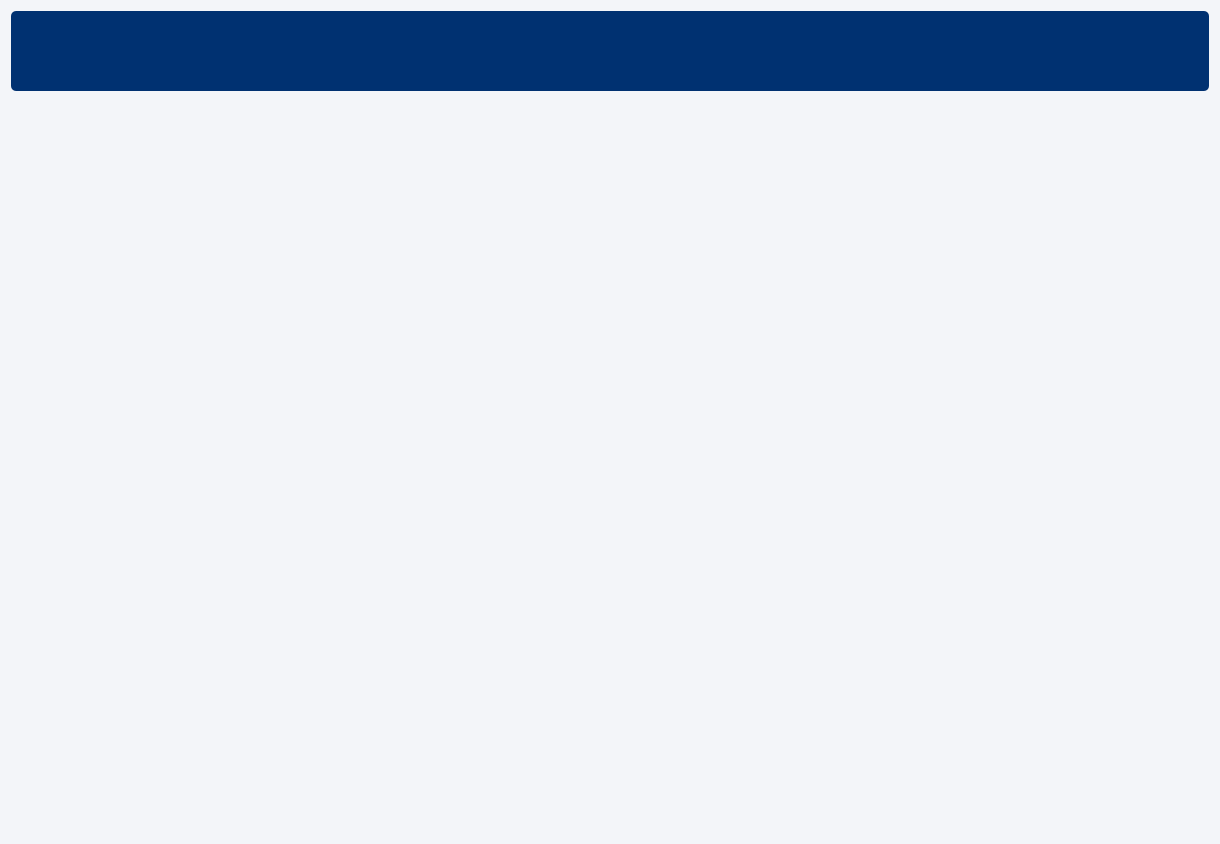
<?xml version="1.0" encoding="UTF-8"?>
<ui version="4.0">
 <class>Form</class>
 <widget class="QWidget" name="Form">
  <property name="geometry">
   <rect>
    <x>0</x>
    <y>0</y>
    <width>1220</width>
    <height>844</height>
   </rect>
  </property>
  <property name="windowTitle">
   <string>Form</string>
  </property>
  <property name="styleSheet">
   <string notr="true">
QWidget {
	background-color: rgb(243, 245, 249);
}
QPushButton, QToolButton, QCommandLinkButton{
    padding: 0 5px 0 5px;
    border-style: solid;
    border-top-color: qlineargradient(spread:pad, x1:0, y1:0, x2:0, y2:1, stop:0 #c1c9cf, stop:1 #d2d8dd);
    border-right-color: qlineargradient(spread:pad, x1:1, y1:0, x2:0, y2:0, stop:0 #c1c9cf, stop:1 #d2d8dd);
    border-bottom-color: qlineargradient(spread:pad, x1:0, y1:1, x2:0, y2:0, stop:0 #c1c9cf, stop:1 #d2d8dd);
    border-left-color: qlineargradient(spread:pad, x1:0, y1:0, x2:1, y2:0, stop:0 #c1c9cf, stop:1 #d2d8dd);
    border-width: 2px;
    border-radius: 8px;
    color: #616161;
    font-weight: bold;
    background-color: qlineargradient(spread:pad, x1:0.5, y1:0, x2:0.5, y2:1, stop:0 #fbfdfd, stop:0.5 #ffffff, stop:1 #fbfdfd);
}
QPushButton::default, QToolButton::default, QCommandLinkButton::default{
    border: 2px solid transparent;
    color: #FFFFFF;
    background-color: qlineargradient(spread:pad, x1:0.5, y1:0, x2:0.5, y2:1, stop:0 #84afe5, stop:1 #1168e4);
}
QPushButton:hover, QToolButton:hover, QCommandLinkButton:hover{
    color: #3d3d3d;
}
QPushButton:pressed, QToolButton:pressed, QCommandLinkButton:pressed{
    color: #aeaeae;
    background-color: qlineargradient(spread:pad, x1:0.5, y1:0, x2:0.5, y2:1, stop:0 #ffffff, stop:0.5 #fbfdfd, stop:1 #ffffff);
}
QPushButton:disabled, QToolButton:disabled, QCommandLinkButton:disabled{
    color: #616161;
    background-color: qlineargradient(spread:pad, x1:0.5, y1:0, x2:0.5, y2:1, stop:0 #dce7eb, stop:0.5 #e0e8eb, stop:1 #dee7ec);
}
QLineEdit, QTextEdit, QPlainTextEdit, QSpinBox, QDoubleSpinBox, QTimeEdit, QDateEdit, QDateTimeEdit {
    border-width: 2px;
    border-radius: 8px;
    border-style: solid;
    border-top-color: qlineargradient(spread:pad, x1:0.5, y1:1, x2:0.5, y2:0, stop:0 #c1c9cf, stop:1 #d2d8dd);
    border-right-color: qlineargradient(spread:pad, x1:0, y1:0, x2:1, y2:0, stop:0 #c1c9cf, stop:1 #d2d8dd);
    border-bottom-color: qlineargradient(spread:pad, x1:0.5, y1:0, x2:0.5, y2:1, stop:0 #c1c9cf, stop:1 #d2d8dd);
    border-left-color: qlineargradient(spread:pad, x1:1, y1:0, x2:0, y2:0, stop:0 #c1c9cf, stop:1 #d2d8dd);
    background-color: #f4f4f4;
    color: #3d3d3d;
}
QLineEdit:focus, QTextEdit:focus, QPlainTextEdit:focus, QSpinBox:focus, QDoubleSpinBox:focus, QTimeEdit:focus, QDateEdit:focus, QDateTimeEdit:focus {
    border-width: 2px;
    border-radius: 8px;
    border-style: solid;
    border-top-color: qlineargradient(spread:pad, x1:0.5, y1:1, x2:0.5, y2:0, stop:0 #85b7e3, stop:1 #9ec1db);
    border-right-color: qlineargradient(spread:pad, x1:0, y1:0, x2:1, y2:0, stop:0 #85b7e3, stop:1 #9ec1db);
    border-bottom-color: qlineargradient(spread:pad, x1:0.5, y1:0, x2:0.5, y2:1, stop:0 #85b7e3, stop:1 #9ec1db);
    border-left-color: qlineargradient(spread:pad, x1:1, y1:0, x2:0, y2:0, stop:0 #85b7e3, stop:1 #9ec1db);
    background-color: #f4f4f4;
    color: #3d3d3d;
}
QLineEdit:disabled, QTextEdit:disabled, QPlainTextEdit:disabled, QSpinBox:disabled, QDoubleSpinBox:disabled, QTimeEdit:disabled, QDateEdit:disabled, QDateTimeEdit:disabled {
    color: #b9b9b9;
}
QSpinBox::up-button, QDoubleSpinBox::up-button, QTimeEdit::up-button, QDateEdit::up-button, QDateTimeEdit::up-button {
    subcontrol-origin: padding;
    subcontrol-position: top right;
    width: 15px;
    color: #272727;
    border-left-width: 1px;
    border-left-color: darkgray;
    border-left-style: solid;
    border-top-right-radius: 3px;
    padding: 3px;
}
QSpinBox::down-button, QDoubleSpinBox::down-button, QTimeEdit::down-button, QDateEdit::down-button, QDateTimeEdit::down-button {
    subcontrol-origin: padding;
    subcontrol-position: bottom right;
    width: 15px;
    color: #272727;
    border-left-width: 1px;
    border-left-color: darkgray;
    border-left-style: solid;
    border-bottom-right-radius: 3px;
    padding: 3px;
}
QSpinBox::up-button:pressed, QDoubleSpinBox::up-button:pressed, QTimeEdit::up-button:pressed, QDateEdit::up-button:pressed, QDateTimeEdit::up-button:pressed {
    color: #aeaeae;
    background-color: qlineargradient(spread:pad, x1:0.5, y1:0, x2:0.5, y2:1, stop:0 #ffffff, stop:0.5 #fbfdfd, stop:1 #ffffff);
}
QSpinBox::down-button:pressed, QDoubleSpinBox::down-button:pressed, QTimeEdit::down-button:pressed, QDateEdit::down-button:pressed, QDateTimeEdit::down-button:pressed {
    color: #aeaeae;
    background-color: qlineargradient(spread:pad, x1:0.5, y1:0, x2:0.5, y2:1, stop:0 #ffffff, stop:0.5 #fbfdfd, stop:1 #ffffff);
}
QSpinBox::up-button:hover, QDoubleSpinBox::up-button:hover, QTimeEdit::up-button:hover, QDateEdit::up-button:hover, QDateTimeEdit::up-button:hover {
    color: #FFFFFF;
    border-top-right-radius: 5px;
    background-color: qlineargradient(spread:pad, x1:0.5, y1:0, x2:0.5, y2:1, stop:0 #84afe5, stop:1 #1168e4);
    
}
QSpinBox::down-button:hover, QDoubleSpinBox::down-button:hover, QTimeEdit::down-button:hover, QDateEdit::down-button:hover, QDateTimeEdit::down-button:hover {
    color: #FFFFFF;
    border-bottom-right-radius: 5px;
    background-color: qlineargradient(spread:pad, x1:0.5, y1:0, x2:0.5, y2:1, stop:0 #84afe5, stop:1 #1168e4);
}
QSpinBox::up-arrow, QDoubleSpinBox::up-arrow, QTimeEdit::up-arrow, QDateEdit::up-arrow, QDateTimeEdit::up-arrow {
    image: url(/usr/share/icons/Adwaita/16x16/actions/go-up-symbolic.symbolic.png);
}
QSpinBox::down-arrow, QDoubleSpinBox::down-arrow, QTimeEdit::down-arrow, QDateEdit::down-arrow, QDateTimeEdit::down-arrow {
    image: url(/usr/share/icons/Adwaita/16x16/actions/go-down-symbolic.symbolic.png);
}
QProgressBar {
    max-height: 8px;
    text-align: center;
    font: italic bold 11px;
    color: #3d3d3d;
    border: 1px solid transparent;
    border-radius:4px;
    background-color: qlineargradient(spread:pad, x1:0, y1:0, x2:0, y2:1, stop:0 #ddd5d5, stop:0.5 #dad3d3, stop:1 #ddd5d5);
}
QProgressBar::chunk {
    background-color: qlineargradient(spread:pad, x1:0, y1:0, x2:0, y2:1, stop:0 #467dd1, stop:0.5 #3b88fc, stop:1 #467dd1);
    border-radius: 4px;
}
QProgressBar:disabled {
    color: #616161;
}
QProgressBar::chunk:disabled {
    background-color: #aeaeae;
}
QSlider::groove {
    border: 1px solid #bbbbbb;
    background-color: #52595d;
    border-radius: 4px;
}
QSlider::groove:horizontal {
    height: 6px;
}
QSlider::groove:vertical {
    width: 6px;
}
QSlider::handle:horizontal {
    background: #ffffff;
    border-style: solid;
    border-width: 1px;
    border-color: rgb(207,207,207);
    width: 12px;
    margin: -5px 0;
    border-radius: 7px;
}
QSlider::handle:vertical {
    background: #ffffff;
    border-style: solid;
    border-width: 1px;
    border-color: rgb(207,207,207);
    height: 12px;
    margin: 0 -5px;
    border-radius: 7px;
}
QSlider::add-page, QSlider::sub-page {
    border: 1px transparent;
    background-color: #52595d;
    border-radius: 4px;
}
QSlider::add-page:horizontal {
    background: qlineargradient(spread:pad, x1:0, y1:0, x2:0, y2:1, stop:0 #ddd5d5, stop:0.5 #dad3d3, stop:1 #ddd5d5);
}
QSlider::sub-page:horizontal {
    background-color: qlineargradient(spread:pad, x1:0, y1:0, x2:1, y2:0, stop:0 #467dd1, stop:0.5 #3b88fc, stop:1 #467dd1);
}
QSlider::add-page:vertical {
    background-color: qlineargradient(spread:pad, x1:0, y1:0, x2:0, y2:1, stop:0 #467dd1, stop:0.5 #3b88fc, stop:1 #467dd1);
}
QSlider::sub-page:vertical {
    background: qlineargradient(spread:pad, x1:0, y1:0, x2:1, y2:0, stop:0 #ddd5d5, stop:0.5 #dad3d3, stop:1 #ddd5d5);
}
QSlider::add-page:horizontal:disabled, QSlider::sub-page:horizontal:disabled, QSlider::add-page:vertical:disabled, QSlider::sub-page:vertical:disabled {
    background: #b9b9b9;
}
QComboBox, QFontComboBox {
    border-width: 2px;
    border-radius: 8px;
    border-style: solid;
    border-top-color: qlineargradient(spread:pad, x1:0.5, y1:1, x2:0.5, y2:0, stop:0 #c1c9cf, stop:1 #d2d8dd);
    border-right-color: qlineargradient(spread:pad, x1:0, y1:0, x2:1, y2:0, stop:0 #c1c9cf, stop:1 #d2d8dd);
    border-bottom-color: qlineargradient(spread:pad, x1:0.5, y1:0, x2:0.5, y2:1, stop:0 #c1c9cf, stop:1 #d2d8dd);
    border-left-color: qlineargradient(spread:pad, x1:1, y1:0, x2:0, y2:0, stop:0 #c1c9cf, stop:1 #d2d8dd);
    background-color: #f4f4f4;
    color: #272727;
    padding-left: 5px;
}
QComboBox:editable, QComboBox:!editable, QComboBox::drop-down:editable, QComboBox:!editable:on, QComboBox::drop-down:editable:on {
    background: #ffff;
}
QComboBox::drop-down {
    subcontrol-origin: padding;
    subcontrol-position: top right;
    width: 15px;
    color: #272727;
    border-left-width: 1px;
    border-left-color: darkgray;
    border-left-style: solid;
    border-top-right-radius: 3px;
    border-bottom-right-radius: 3px;
}
QComboBox::down-arrow {
    image: url(/usr/share/icons/Adwaita/16x16/actions/go-down-symbolic.symbolic.png); /*Adawaita icon thene*/
}

QComboBox::down-arrow:on {
    top: 1px;
    left: 1px;
}
QComboBox QAbstractItemView {
    border: 1px solid darkgray;
    border-radius: 8px;
    selection-background-color: #dadada;
    selection-color: #272727;
    color: #272727;
    background: white;
}
QLabel, QCheckBox, QRadioButton {
    color: #272727;
}
QCheckBox {
    padding: 2px;
}
QCheckBox:disabled, QRadioButton:disabled {
    color: #808086;
    padding: 2px;
}

QCheckBox:hover {
    border-radius:4px;
    border-style:solid;
    padding-left: 1px;
    padding-right: 1px;
    padding-bottom: 1px;
    padding-top: 1px;
    border-width:1px;
    border-color: transparent;
}
QCheckBox::indicator:checked {
    image: url(/usr/share/icons/Adwaita/16x16/actions/object-select-symbolic.symbolic.png);
    height: 15px;
    width: 15px;
    border-style:solid;
    border-width: 1px;
    border-color: #48a5fd;
    color: #ffffff;
    border-radius: 3px;
    background-color: qlineargradient(spread:pad, x1:0, y1:0, x2:0, y2:1, stop:0 #48a5fd, stop:0.5 #329cfb, stop:1 #48a5fd);
}
QCheckBox::indicator:unchecked {
    
    height: 15px;
    width: 15px;
    border-style:solid;
    border-width: 1px;
    border-color: #48a5fd;
    border-radius: 3px;
    background-color: #fbfdfa;
}
QLCDNumber {
    color: #616161;;
}
QMenuBar {
    background-color: #ececec;
}
QMenuBar::item {
    color: #616161;
    spacing: 3px;
    padding: 1px 4px;
    background-color: #ececec;
}

QMenuBar::item:selected {
    background-color: #dadada;
    color: #3d3d3d;
}
QMenu {
    background-color: #ececec;
}
QMenu::item:selected {
    background-color: #dadada;
    color: #3d3d3d;
}
QMenu::item {
    color: #616161;;
    background-color: #e0e0e0;
}
QTabWidget {
    color:rgb(0,0,0);
    background-color:#000000;
}
QTabWidget::pane {
    border-color: #050a0e;
    background-color: #e0e0e0;
    border-width: 1px;
    border-radius: 4px;
    position: absolute;
    top: -0.5em;
    padding-top: 0.5em;
}

QTabWidget::tab-bar {
    alignment: center;
}

QTabBar::tab {
    border-bottom: 1px solid #c0c0c0;
    padding: 3px;
    color: #272727;
    background-color: #fefefc;
    margin-left:0px;
}
QTabBar::tab:!last {
    border-right: 1px solid;
    border-right-color: #c0c0c0;
    border-bottom-color: #c0c0c0;
}
QTabBar::tab:first {
    border-top-left-radius: 4px;
    border-bottom-left-radius: 4px;
}
QTabBar::tab:last {
    border-top-right-radius: 4px;
    border-bottom-right-radius: 4px;
}
QTabBar::tab:selected, QTabBar::tab:last:selected, QTabBar::tab:hover {
    color: #FFFFFF;
    background-color: qlineargradient(spread:pad, x1:0.5, y1:0, x2:0.5, y2:1, stop:0 #84afe5, stop:1 #1168e4);
}
QRadioButton::indicator {
    height: 14px;
    width: 14px;
    border-style:solid;
    border-radius:7px;
    border-width: 1px;
}
QRadioButton::indicator:checked {
    border-color: #48a5fd;
    background-color: qradialgradient(cx:0.5, cy:0.5, radius:0.4,fx:0.5, fy:0.5, stop:0 #ffffff, stop:0.5 #ffffff, stop:0.6 #48a5fd, stop:1 #48a5fd);
}
QRadioButton::indicator:!checked {
    border-color: #a9b7c6;
    background-color: #fbfdfa;
}
QStatusBar {
    color:#027f7f;
}

QDial {
    background: #16a085;
}

QToolBox {
    color: #a9b7c6;
    background-color: #222b2e;
}
QToolBox::tab {
    color: #a9b7c6;
    background-color:#222b2e;
}
QToolBox::tab:selected {
    color: #FFFFFF;
    background-color:#222b2e;
}
QScrollArea {
    color: #FFFFFF;
    background-color:#222b2e;
}

QScrollBar:horizontal {
	max-height: 10px;
	border: 1px transparent grey;
	margin: 0px 20px 0px 20px;
	background: transparent;
}
QScrollBar:vertical {
	max-width: 10px;
	border: 1px transparent grey;
	margin: 20px 0px 20px 0px;
	background: transparent;
}
QScrollBar::handle:vertical, QScrollBar::handle:horizontal {
	background: #52595d;
	border-style: transparent;
	border-radius: 4px;
	min-height: 25px;
}
QScrollBar::handle:horizontal:hover, QScrollBar::handle:vertical:hover {
	background: qlineargradient(spread:pad, x1:0, y1:0, x2:1, y2:0, stop:0 #467dd1, stop:0.5 #3b88fc, stop:1 #467dd1);
}
QScrollBar::add-line, QScrollBar::sub-line {
    border: 2px transparent grey;
    border-radius: 4px;
    subcontrol-origin: margin;
    background: #b9b9b9;
}
QScrollBar::add-line:horizontal {
    width: 20px;
    subcontrol-position: right;
}
QScrollBar::add-line:vertical {
    height: 20px;
    subcontrol-position: bottom;
}
QScrollBar::sub-line:horizontal {
    width: 20px;
    subcontrol-position: left;
}
QScrollBar::sub-line:vertical {
    height: 20px;
    subcontrol-position: top;
}
QScrollBar::add-line:vertical:pressed, QScrollBar::add-line:horizontal:pressed, QScrollBar::sub-line:horizontal:pressed, QScrollBar::sub-line:vertical:pressed {
    background: qlineargradient(spread:pad, x1:0, y1:0, x2:1, y2:0, stop:0 #467dd1, stop:0.5 #3b88fc, stop:1 #467dd1);
}
QScrollBar::add-page:horizontal, QScrollBar::sub-page:horizontal, QScrollBar::add-page:vertical, QScrollBar::sub-page:vertical {
    background: none;
}
QScrollBar::up-arrow:vertical {
    image: url(/usr/share/icons/Adwaita/16x16/actions/go-up-symbolic.symbolic.png);
}
QScrollBar::down-arrow:vertical {
    image: url(/usr/share/icons/Adwaita/16x16/actions/go-down-symbolic.symbolic.png);
}
QScrollBar::left-arrow:horizontal {
    image: url(/usr/share/icons/Adwaita/16x16/actions/go-previous-symbolic.symbolic.png);
}
QScrollBar::right-arrow:horizontal {
    image: url(/usr/share/icons/Adwaita/16x16/actions/go-next-symbolic.symbolic.png);
}</string>
  </property>
  <layout class="QGridLayout" name="gridLayout">
   <item row="1" column="1" rowspan="2" colspan="2">
    <widget class="QScrollArea" name="scrollArea">
     <property name="minimumSize">
      <size>
       <width>790</width>
       <height>0</height>
      </size>
     </property>
     <property name="maximumSize">
      <size>
       <width>790</width>
       <height>16777215</height>
      </size>
     </property>
     <property name="styleSheet">
      <string notr="true">background-color: rgb(255, 255, 255,0);</string>
     </property>
     <property name="widgetResizable">
      <bool>true</bool>
     </property>
     <widget class="QWidget" name="scrollAreaWidgetContents">
      <property name="geometry">
       <rect>
        <x>0</x>
        <y>0</y>
        <width>788</width>
        <height>738</height>
       </rect>
      </property>
      <layout class="QGridLayout" name="gridLayout_3"/>
     </widget>
    </widget>
   </item>
   <item row="0" column="0" colspan="4">
    <widget class="QFrame" name="frame_2">
     <property name="minimumSize">
      <size>
       <width>0</width>
       <height>80</height>
      </size>
     </property>
     <property name="maximumSize">
      <size>
       <width>16777215</width>
       <height>80</height>
      </size>
     </property>
     <property name="styleSheet">
      <string notr="true">background-color:rgb(0,49,113,255);
border-radius:5% 5%;</string>
     </property>
     <property name="frameShape">
      <enum>QFrame::StyledPanel</enum>
     </property>
     <property name="frameShadow">
      <enum>QFrame::Raised</enum>
     </property>
     <layout class="QGridLayout" name="gridLayout_5">
      <item row="0" column="0">
       <widget class="QPushButton" name="back_to_home_btn_2">
        <property name="minimumSize">
         <size>
          <width>20</width>
          <height>0</height>
         </size>
        </property>
        <property name="maximumSize">
         <size>
          <width>20</width>
          <height>16777215</height>
         </size>
        </property>
        <property name="styleSheet">
         <string notr="true">border-color: rgb(255, 255, 255,0);</string>
        </property>
        <property name="text">
         <string/>
        </property>
        <property name="icon">
         <iconset resource="app_resources.qrc">
          <normaloff>:/icons/icons/icons8-back-50.png</normaloff>:/icons/icons/icons8-back-50.png</iconset>
        </property>
        <property name="iconSize">
         <size>
          <width>30</width>
          <height>30</height>
         </size>
        </property>
       </widget>
      </item>
      <item row="0" column="2">
       <spacer name="horizontalSpacer_3">
        <property name="orientation">
         <enum>Qt::Horizontal</enum>
        </property>
        <property name="sizeHint" stdset="0">
         <size>
          <width>40</width>
          <height>20</height>
         </size>
        </property>
       </spacer>
      </item>
      <item row="0" column="1">
       <widget class="QPushButton" name="pushButton_16">
        <property name="minimumSize">
         <size>
          <width>70</width>
          <height>70</height>
         </size>
        </property>
        <property name="maximumSize">
         <size>
          <width>70</width>
          <height>70</height>
         </size>
        </property>
        <property name="styleSheet">
         <string notr="true">background-color: rgb(255, 255, 255,0);

border-color: rgb(255, 255, 255,0);</string>
        </property>
        <property name="text">
         <string/>
        </property>
        <property name="icon">
         <iconset resource="app_resources.qrc">
          <normaloff>:/icons/icons/7069717.png</normaloff>:/icons/icons/7069717.png</iconset>
        </property>
        <property name="iconSize">
         <size>
          <width>70</width>
          <height>70</height>
         </size>
        </property>
       </widget>
      </item>
     </layout>
    </widget>
   </item>
   <item row="2" column="3">
    <spacer name="horizontalSpacer_2">
     <property name="orientation">
      <enum>Qt::Horizontal</enum>
     </property>
     <property name="sizeHint" stdset="0">
      <size>
       <width>91</width>
       <height>20</height>
      </size>
     </property>
    </spacer>
   </item>
   <item row="1" column="0">
    <spacer name="horizontalSpacer">
     <property name="orientation">
      <enum>Qt::Horizontal</enum>
     </property>
     <property name="sizeHint" stdset="0">
      <size>
       <width>37</width>
       <height>20</height>
      </size>
     </property>
    </spacer>
   </item>
  </layout>
 </widget>
 <resources>
  <include location="app_resources.qrc"/>
 </resources>
 <connections/>
</ui>
